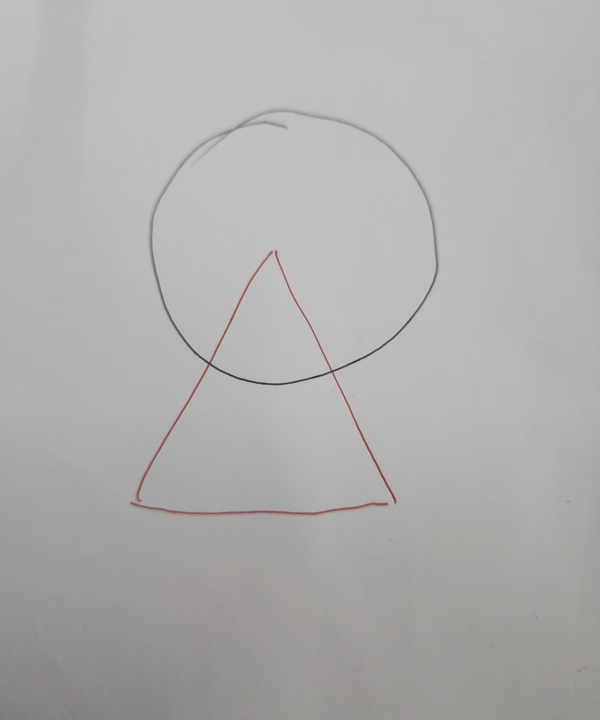
#> input picture work.jpg, 1199 x 1440 px (shown at 1/2 size)
$ python black.py
#> lines starting #> are read from the running program, lines starting #| are printed output that depends on the picture; after the words box and inside, x2 and y2 are one past the last pixel; in counts of white or black regions, pixels touching at a corner belong together
from operator import length_hint
import cv2
image = cv2.imread('work.jpg')
#> image is the input picture: shape (1440, 1199, 3); mean B, G, R 172.7, 174.1, 174.8
# Kernel=numpy.ones((3,3),numpy.uint8)
# gray=cv2.morphologyEx(image,cv2.MORPH_OPEN,Kernel)
gray=cv2.cvtColor(image, cv2.COLOR_BGR2GRAY)
blurred = cv2.GaussianBlur(gray, (5, 5), 0)
a,thresholded = cv2.threshold(blurred, 180, 255, cv2.THRESH_BINARY_INV)
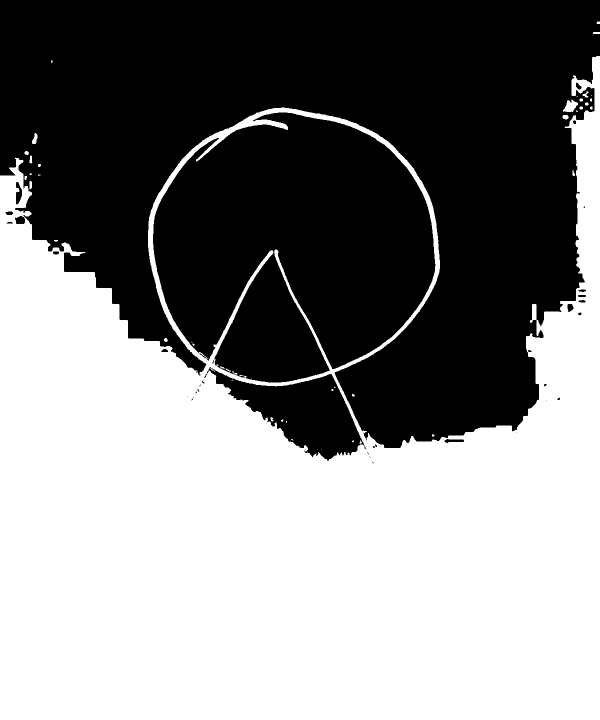
#> thresholded: shape (1440, 1199) (shown at 1/2 size); 51.3% white; 42 black regions (24 under 20 px)
contours,b = cv2.findContours(thresholded, cv2.RETR_TREE, cv2.CHAIN_APPROX_SIMPLE)
#> contours = 95 contours, 54 with area under 20; largest, box (x1, y1, x2, y2) and area: (0, 112, 1199, 1440) 1137222, (305, 224, 872, 766) 230841, (413, 733, 730, 922) 26306, (1126, 199, 1156, 224) 412, (31, 363, 45, 410) 398; b = 95 rows, first 6: [1, -1, -1, -1], [2, 0, -1, -1], [3, 1, -1, -1], [4, 2, -1, -1], [5, 3, -1, -1], [6, 4, -1, -1]
long=[]
for le in contours:
    length=cv2.arcLength(le,True)
    if length>200:
        long.append(le)
#> this loop made 95 passes
#> length on passes 1 to 12: 13.66, 16.49, 22.73, 16.83, 37.66, 19.66, 10.24, 10.83, 27.07, 17.07, 35.9, 25.31
#> (le, length) on passes 22, 23, 28, 29, 30, 32: ([[1153, 193], [1155, 193]], 4), ([[1182, 190], [1182, 191]], 2), ([[743, 922], [744, 921], [745, 922], [744, 923]], 5.66), ([[739, 914], [740, 913], [741, 914], [740, 915]], 5.66), ([[738, 912], [739, 911], [740, 912], [739, 913]], 5.66), ([[735, 906], [736, 905], [737, 906], [736, 907]], 5.66)
#> after the loop, long = 3 contours; box (x1, y1, x2, y2) and area: (0, 112, 1199, 1440) 1137222, (305, 224, 872, 766) 230841, (413, 733, 730, 922) 26306
for l in long:
    cv2.drawContours(image, l, -1, (0, 255, 0), 3)
    imageresize=cv2.resize(image,(500,1000))
    cv2.imshow("Frame", imageresize)
    cv2.waitKey(0)
    cv2.destroyAllWindows()
#> this loop made 3 passes
#> pass 1, `imageresize=cv2.resize(image,(500,1000))`:
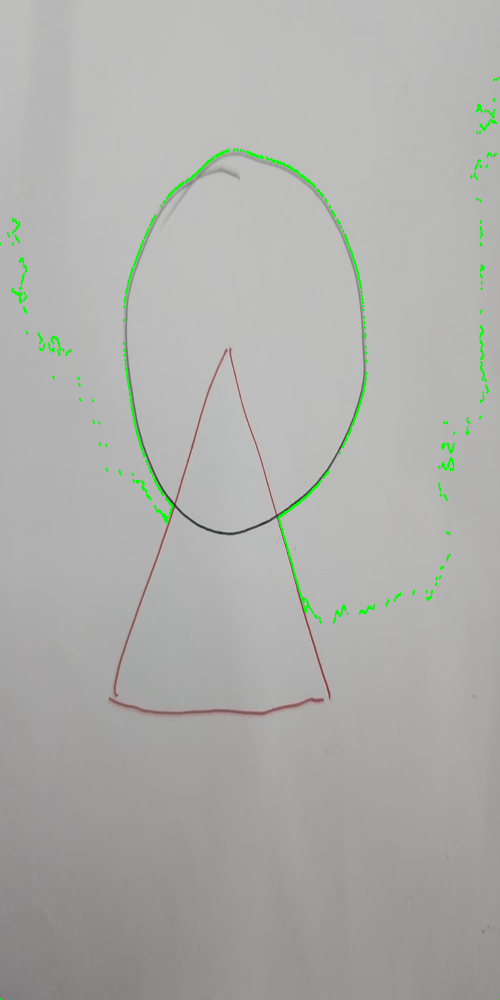
#> imageresize: shape (1000, 500, 3); mean B, G, R 171.5, 174.6, 173.5
#> after the loop:
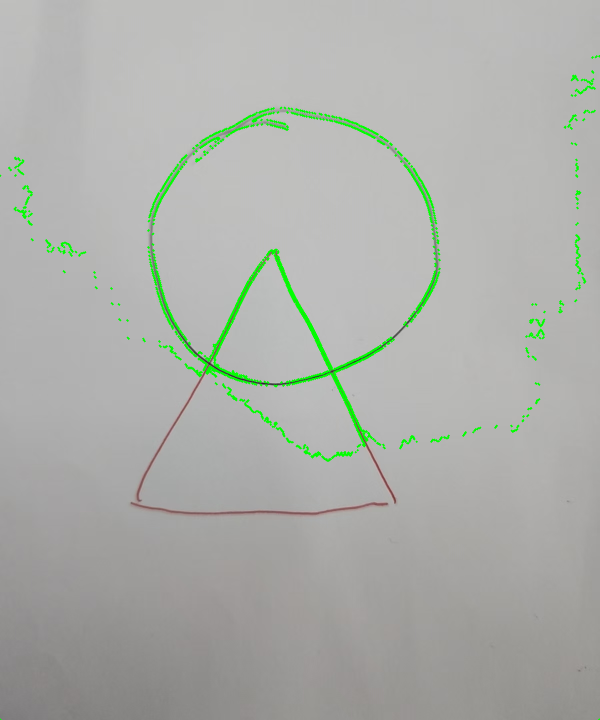
#> image: shape (1440, 1199, 3) (shown at 1/2 size); 1.5% of pixels changed, all inside (x1, y1, x2, y2) = (0, 110, 1199, 1440)
area = cv2.contourArea(long[2])
#> area = 230841
print(area)
#| 230841.0
